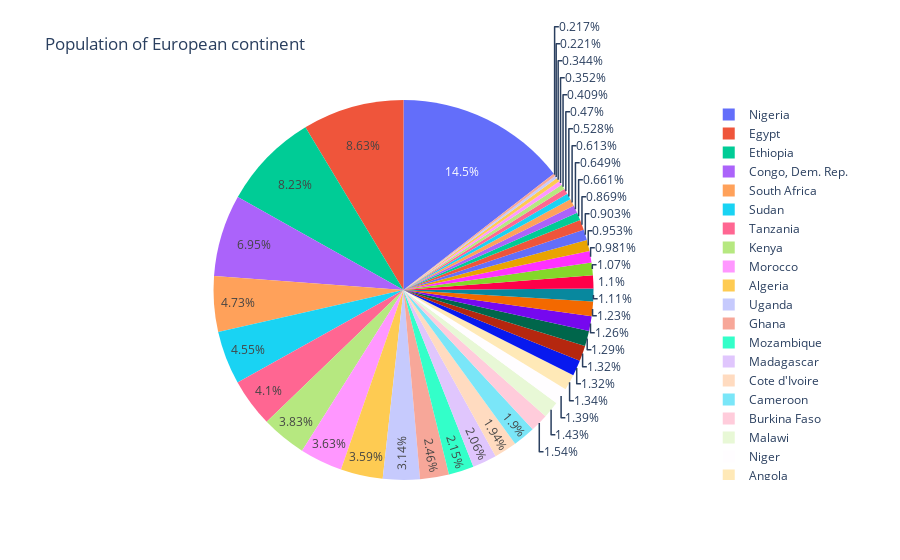

The notebook cell saved with this chart:
### Markdown cell above
#Pie chart with plotly express

### Code cell
import plotly.express as px
df = px.data.gapminder().query("year == 2007").query("continent == 'Africa'")
df.loc[df['pop'] < 2.e6, 'country'] = 'Other countries' # Represent only large countries
fig = px.pie(df, values='pop', names='country', title='Population of European continent')
fig.show()

### Figure 1 — Plotly figure (JSON) as saved in the notebook; plotly's stock layout.template omitted (floating-point values rounded to 4 significant figures)
{"data": [{"domain": {"x": [0, 1], "y": [0, 1]}, "hovertemplate": "country=%{label}<br>pop=%{value}<extra></extra>", "labels": ["Algeria", "Angola", "Benin", "Other countries", "Burkina Faso", "Burundi", "Cameroon", "Central African Republic", "Chad", "Other countries", "Congo, Dem. Rep.", "Congo, Rep.", "Cote d'Ivoire", "Other countries", "Egypt", "Other countries", "Eritrea", "Ethiopia", "Other countries", "Other countries", "Ghana", "Guinea", "Other countries", "Kenya", "Lesotho", "Liberia", "Libya", "Madagascar", "Malawi", "Mali", "Mauritania", "Other countries", "Morocco", "Mozambique", "Namibia", "Niger", "Nigeria", "Other countries", "Rwanda", "Other countries", "Senegal", "Sierra Leone", "Somalia", "South Africa", "Sudan", "Other countries", "Tanzania", "Togo", "Tunisia", "Uganda", "Zambia", "Zimbabwe"], "legendgroup": "", "name": "", "showlegend": true, "type": "pie", "values": [33333216, 12420476, 8078314, 1639131, 14326203, 8390505, 17696293, 4369038, 10238807, 710960, 64606759, 3800610, 18013409, 496374, 80264543, 551201, 4906585, 76511887, 1454867, 1688359, 22873338, 9947814, 1472041, 35610177, 2012649, 3193942, 6036914, 19167654, 13327079, 12031795, 3270065, 1250882, 33757175, 19951656, 2055080, 12894865, 135031164, 798094, 8860588, 199579, 12267493, 6144562, 9118773, 43997828, 42292929, 1133066, 38139640, 5701579, 10276158, 29170398, 11746035, 12311143]}], "layout": {"legend": {"tracegroupgap": 0}, "title": {"text": "Population of European continent"}}}
